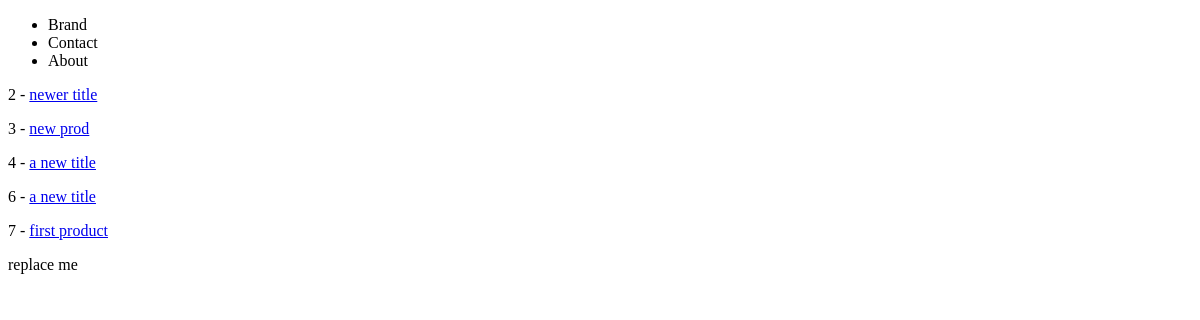
/products/, run on an earlier commit of the app's database.
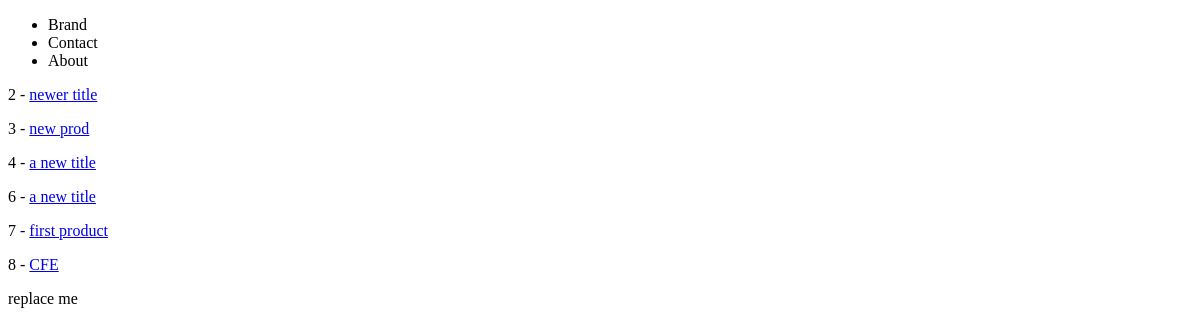
And on a later commit of the database.
### products/models.py (models this page shows)
class Product(models.Model):
    title = models.CharField(max_length=120) # max_length required
    description = models.TextField(blank=True, null=True)
    price = models.DecimalField(decimal_places=2, max_digits=10000)
    summary = models.TextField(blank=True, null=False)
    featured = models.BooleanField(default=False)
    def get_absolute_url(self):
        return reverse("products:product-detail", kwargs={'id': self.id})

### products/views.py (the view)
# urls.py: path('', product_list_view, name='product-list'),
def product_list_view(request):
    queryset = Product.objects.all()
    context = {
        'object_list': queryset
    }
    return render(request, 'products/product_list.html', context)

### products/templates/products/product_list.html
{% extends 'base.html' %}
{% block content %}
{% for instance in object_list %}
	<p>{{ instance.id }} - <a href='{{ instance.get_absolute_url }}'>{{ instance.title }} </a></p>
{% endfor %}
{% endblock %}

### templates/base.html (shortened to what this page needs)
<!doctype html>
<html>
<head>
</head>
<body>
	{% include 'navbar.html' %}
	{% block content %}{% endblock %}
	{% block another_content_area %}
	replace me
	{% endblock %}
</body>
</html>

### templates/navbar.html
<nav>
	<ul>
		<li>Brand</li>
		<li>Contact</li>
		<li>About</li>
	</ul>
</nav>

What changed in the data, as far as the page shows it:
added Product: id "8", title "CFE"
